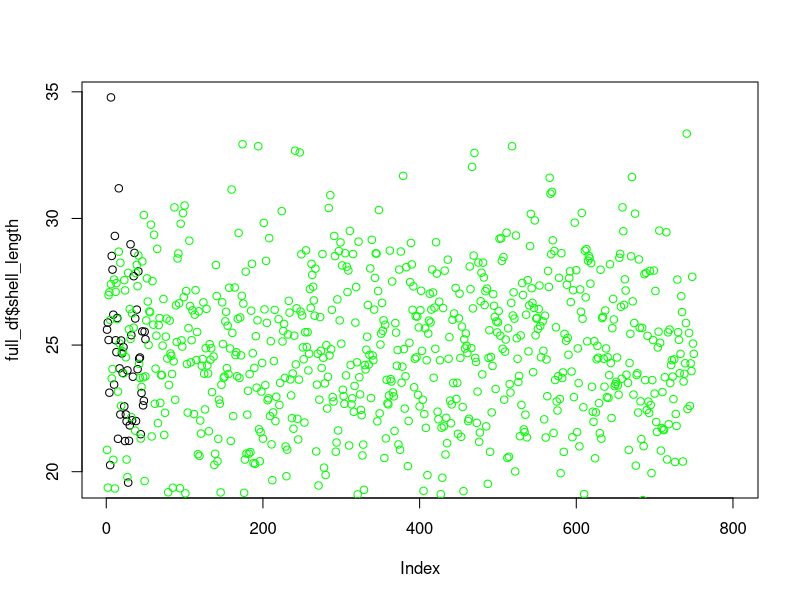

R code for this plot:
if (!require("mice")) install.packages("mice", repos="http://cran.r-project.org")
if (!require("tidyverse")) install.packages("tidyverse")
library(mice)
library(tidyverse)

zero <- read.csv("../data/oyster_zeropoint.csv")

# create a character vector for site
site <- c(rep("A", times = 150), rep("B", times = 150),
          rep("C", times = 150), rep("D", times = 150),
          rep("E", times = 150)) 

# create a character vector for beach & raft subsites
b_r <- rep(c(rep("b", times = 75), rep("r", times = 75)), times = 5)

# create a vector for each of the five bags within each subsite & site
bag <- rep(c(rep("1", times = 15),rep("2", times = 15),
             rep("3", times = 15), rep("4", times = 15),
             rep("5", times = 15)), times = 10)
# create outplant time vector

outplant_time <- rep("0", times = 750)

# empty shell length vector
shell_length <- rep(NA, times = 750)

# create empty data frame to impute
empty_zero_data <- as.data.frame(cbind(site, b_r, bag, outplant_time))

# add relevant columns with dummy site, b_r, and bag columns to allow imputation
zero <- zero %>% 
  select(outplant_time, shell_length) %>% 
  mutate(site = "F", b_r = "b", bag = 1) 

# create appropriate classes to allow joining data
zero$site <- as.factor(zero$site)
zero$b_r <- as.factor(zero$b_r)
zero$bag <- as.factor(zero$bag)
zero$outplant_time <- as.factor(zero$outplant_time)
zero$shell_length <- as.numeric(zero$shell_length)

# join empty and real data
full_df <- zero %>% 
  full_join(empty_zero_data)

# use sample of 50 oysters to impute rest of data using EMB
zero_data <- mice(full_df, m = 5, method = "norm.nob",
                  seed = 1, maxit = 1)
regZd <- with(zero_data, lm(shell_length ~ 1))
regZdPool <- pool(regZd)

# create complete dataset
for (i in 1:zero_data$m) {
  oysters_zero <- complete(zero_data, i)
}

# remove real data
oysters_zero <- oysters_zero %>% 
  filter(site != "F")

# plot what the real and imputed data look like
plot(full_df$shell_length ~ 1)
points(oysters_zero$shell_length ~ 1, col = "green")

# write output
write.csv(oysters_zero, "../data/imputed_zero.csv")
